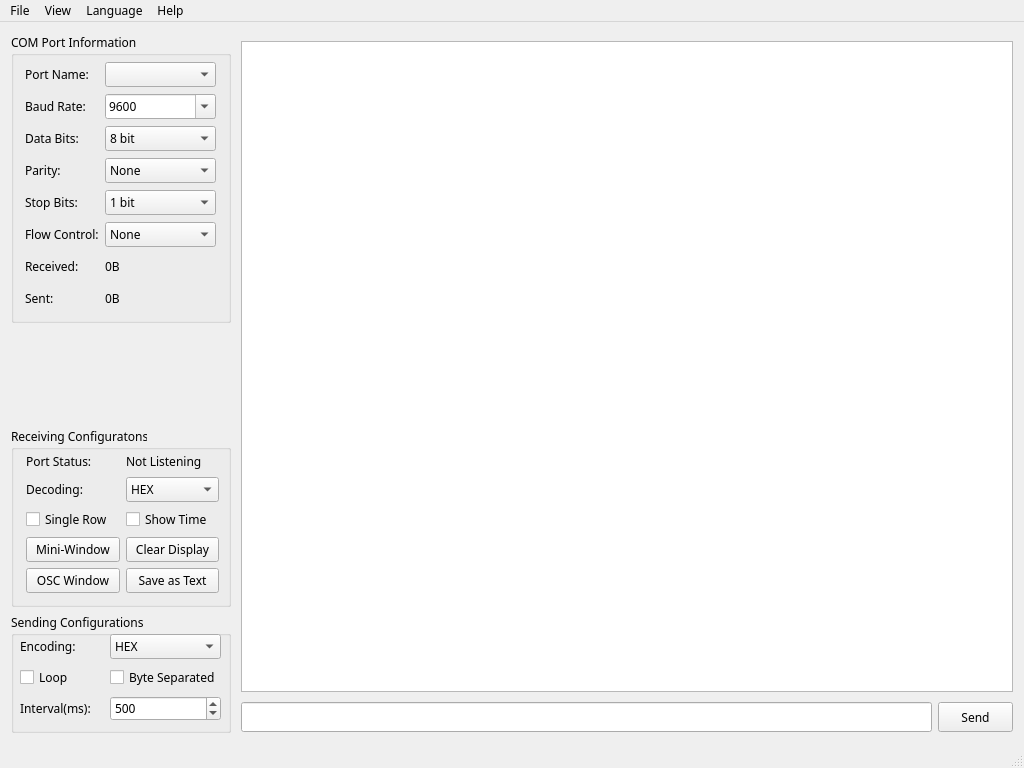
<?xml version="1.0" encoding="UTF-8"?>
<ui version="4.0">
 <class>MainWindow</class>
 <widget class="QMainWindow" name="MainWindow">
  <property name="windowModality">
   <enum>Qt::NonModal</enum>
  </property>
  <property name="geometry">
   <rect>
    <x>0</x>
    <y>0</y>
    <width>1024</width>
    <height>768</height>
   </rect>
  </property>
  <property name="font">
   <font>
    <family>微软雅黑</family>
   </font>
  </property>
  <property name="windowTitle">
   <string>COM Port Tool Plus</string>
  </property>
  <property name="styleSheet">
   <string notr="true"/>
  </property>
  <widget class="QWidget" name="centralWidget">
   <layout class="QFormLayout" name="formLayout">
    <item row="0" column="1">
     <layout class="QGridLayout" name="gridLayoutDisplay">
      <property name="topMargin">
       <number>8</number>
      </property>
      <property name="rightMargin">
       <number>0</number>
      </property>
      <property name="bottomMargin">
       <number>3</number>
      </property>
      <item row="0" column="0">
       <widget class="QTextBrowser" name="textBrowserRecieved">
        <property name="minimumSize">
         <size>
          <width>220</width>
          <height>220</height>
         </size>
        </property>
        <property name="sizeIncrement">
         <size>
          <width>0</width>
          <height>0</height>
         </size>
        </property>
        <property name="font">
         <font>
          <pointsize>9</pointsize>
         </font>
        </property>
        <property name="cursor" stdset="0">
         <cursorShape>IBeamCursor</cursorShape>
        </property>
       </widget>
      </item>
      <item row="2" column="0">
       <layout class="QGridLayout" name="gridLayoutSend">
        <property name="topMargin">
         <number>4</number>
        </property>
        <property name="rightMargin">
         <number>0</number>
        </property>
        <item row="0" column="0">
         <layout class="QGridLayout" name="gridLayoutSendControl">
          <item row="0" column="1">
           <widget class="QPushButton" name="pushButtonSendData">
            <property name="sizePolicy">
             <sizepolicy hsizetype="Fixed" vsizetype="Fixed">
              <horstretch>0</horstretch>
              <verstretch>0</verstretch>
             </sizepolicy>
            </property>
            <property name="minimumSize">
             <size>
              <width>75</width>
              <height>30</height>
             </size>
            </property>
            <property name="maximumSize">
             <size>
              <width>75</width>
              <height>30</height>
             </size>
            </property>
            <property name="font">
             <font>
              <family>微软雅黑</family>
             </font>
            </property>
            <property name="text">
             <string>Send</string>
            </property>
           </widget>
          </item>
          <item row="0" column="0">
           <widget class="QLineEdit" name="lineEditDataToSend">
            <property name="minimumSize">
             <size>
              <width>0</width>
              <height>30</height>
             </size>
            </property>
            <property name="maximumSize">
             <size>
              <width>16777215</width>
              <height>30</height>
             </size>
            </property>
            <property name="font">
             <font>
              <pointsize>9</pointsize>
             </font>
            </property>
            <property name="maxLength">
             <number>32767</number>
            </property>
            <property name="clearButtonEnabled">
             <bool>true</bool>
            </property>
           </widget>
          </item>
         </layout>
        </item>
       </layout>
      </item>
     </layout>
    </item>
    <item row="0" column="0">
     <layout class="QGridLayout" name="gridLayoutLeft">
      <property name="rightMargin">
       <number>4</number>
      </property>
      <property name="bottomMargin">
       <number>2</number>
      </property>
      <item row="3" column="0">
       <widget class="QGroupBox" name="groupBoxRecieveSettings">
        <property name="sizePolicy">
         <sizepolicy hsizetype="Fixed" vsizetype="Fixed">
          <horstretch>0</horstretch>
          <verstretch>0</verstretch>
         </sizepolicy>
        </property>
        <property name="minimumSize">
         <size>
          <width>220</width>
          <height>180</height>
         </size>
        </property>
        <property name="maximumSize">
         <size>
          <width>220</width>
          <height>180</height>
         </size>
        </property>
        <property name="font">
         <font>
          <family>微软雅黑</family>
         </font>
        </property>
        <property name="title">
         <string>Receiving Configuratons</string>
        </property>
        <widget class="QWidget" name="layoutWidgetRecieveSettings_4">
         <property name="geometry">
          <rect>
           <x>10</x>
           <y>20</y>
           <width>203</width>
           <height>151</height>
          </rect>
         </property>
         <property name="font">
          <font>
           <family>微软雅黑</family>
          </font>
         </property>
         <layout class="QGridLayout" name="gridLayoutRecieveSettings">
          <property name="leftMargin">
           <number>5</number>
          </property>
          <property name="topMargin">
           <number>5</number>
          </property>
          <property name="rightMargin">
           <number>5</number>
          </property>
          <property name="bottomMargin">
           <number>5</number>
          </property>
          <item row="1" column="0">
           <widget class="QLabel" name="labelSendCodeSelection">
            <property name="text">
             <string>Decoding:</string>
            </property>
           </widget>
          </item>
          <item row="4" column="1">
           <widget class="QPushButton" name="pushButtonSaveAsText">
            <property name="sizePolicy">
             <sizepolicy hsizetype="Preferred" vsizetype="Preferred">
              <horstretch>0</horstretch>
              <verstretch>0</verstretch>
             </sizepolicy>
            </property>
            <property name="text">
             <string>Save as Text</string>
            </property>
           </widget>
          </item>
          <item row="4" column="0">
           <widget class="QPushButton" name="pushButtonOscWindow">
            <property name="font">
             <font>
              <family>微软雅黑</family>
             </font>
            </property>
            <property name="text">
             <string>OSC Window</string>
            </property>
           </widget>
          </item>
          <item row="2" column="1">
           <widget class="QCheckBox" name="checkBoxDisplayTime">
            <property name="sizePolicy">
             <sizepolicy hsizetype="Preferred" vsizetype="Preferred">
              <horstretch>0</horstretch>
              <verstretch>0</verstretch>
             </sizepolicy>
            </property>
            <property name="font">
             <font>
              <family>微软雅黑</family>
             </font>
            </property>
            <property name="text">
             <string>Show Time</string>
            </property>
           </widget>
          </item>
          <item row="2" column="0">
           <widget class="QCheckBox" name="checkBoxSingleLine">
            <property name="font">
             <font>
              <family>微软雅黑</family>
             </font>
            </property>
            <property name="text">
             <string>Single Row</string>
            </property>
            <property name="checked">
             <bool>false</bool>
            </property>
           </widget>
          </item>
          <item row="3" column="1">
           <widget class="QPushButton" name="pushButtonClearDisplay">
            <property name="sizePolicy">
             <sizepolicy hsizetype="Preferred" vsizetype="Preferred">
              <horstretch>0</horstretch>
              <verstretch>0</verstretch>
             </sizepolicy>
            </property>
            <property name="minimumSize">
             <size>
              <width>0</width>
              <height>0</height>
             </size>
            </property>
            <property name="text">
             <string>Clear Display</string>
            </property>
           </widget>
          </item>
          <item row="3" column="0">
           <widget class="QPushButton" name="pushButtonMiniWindow">
            <property name="text">
             <string>Mini-Window</string>
            </property>
           </widget>
          </item>
          <item row="1" column="1">
           <widget class="QComboBox" name="comboBoxReceiveCodeSelection">
            <property name="sizePolicy">
             <sizepolicy hsizetype="Preferred" vsizetype="Preferred">
              <horstretch>0</horstretch>
              <verstretch>0</verstretch>
             </sizepolicy>
            </property>
            <property name="minimumSize">
             <size>
              <width>0</width>
              <height>25</height>
             </size>
            </property>
            <property name="maximumSize">
             <size>
              <width>16777215</width>
              <height>25</height>
             </size>
            </property>
            <item>
             <property name="text">
              <string>HEX</string>
             </property>
            </item>
            <item>
             <property name="text">
              <string>ASCII</string>
             </property>
            </item>
            <item>
             <property name="text">
              <string>DEC</string>
             </property>
            </item>
           </widget>
          </item>
          <item row="0" column="0">
           <widget class="QLabel" name="labelReceiveStatusLabe">
            <property name="text">
             <string>Port Status:</string>
            </property>
           </widget>
          </item>
          <item row="0" column="1">
           <widget class="QLabel" name="labelReceiveStatus">
            <property name="sizePolicy">
             <sizepolicy hsizetype="Preferred" vsizetype="Preferred">
              <horstretch>0</horstretch>
              <verstretch>0</verstretch>
             </sizepolicy>
            </property>
            <property name="text">
             <string>Not Listening</string>
            </property>
           </widget>
          </item>
         </layout>
        </widget>
       </widget>
      </item>
      <item row="0" column="0">
       <widget class="QGroupBox" name="groupBoxSerialSettings">
        <property name="sizePolicy">
         <sizepolicy hsizetype="Expanding" vsizetype="Expanding">
          <horstretch>0</horstretch>
          <verstretch>0</verstretch>
         </sizepolicy>
        </property>
        <property name="minimumSize">
         <size>
          <width>220</width>
          <height>290</height>
         </size>
        </property>
        <property name="maximumSize">
         <size>
          <width>220</width>
          <height>290</height>
         </size>
        </property>
        <property name="font">
         <font>
          <family>微软雅黑</family>
         </font>
        </property>
        <property name="title">
         <string>COM Port Information</string>
        </property>
        <widget class="QWidget" name="layoutWidgetSerialSettings_4">
         <property name="geometry">
          <rect>
           <x>9</x>
           <y>23</y>
           <width>201</width>
           <height>264</height>
          </rect>
         </property>
         <property name="font">
          <font>
           <family>微软雅黑</family>
          </font>
         </property>
         <layout class="QGridLayout" name="gridLayoutSerialSettings">
          <property name="leftMargin">
           <number>5</number>
          </property>
          <property name="topMargin">
           <number>5</number>
          </property>
          <property name="rightMargin">
           <number>5</number>
          </property>
          <property name="bottomMargin">
           <number>5</number>
          </property>
          <item row="0" column="0">
           <widget class="QLabel" name="labelPort">
            <property name="sizePolicy">
             <sizepolicy hsizetype="Fixed" vsizetype="Fixed">
              <horstretch>0</horstretch>
              <verstretch>0</verstretch>
             </sizepolicy>
            </property>
            <property name="minimumSize">
             <size>
              <width>0</width>
              <height>25</height>
             </size>
            </property>
            <property name="font">
             <font>
              <family>微软雅黑</family>
             </font>
            </property>
            <property name="text">
             <string>Port Name:</string>
            </property>
           </widget>
          </item>
          <item row="1" column="0">
           <widget class="QLabel" name="labelBoundrate">
            <property name="sizePolicy">
             <sizepolicy hsizetype="Fixed" vsizetype="Fixed">
              <horstretch>0</horstretch>
              <verstretch>0</verstretch>
             </sizepolicy>
            </property>
            <property name="minimumSize">
             <size>
              <width>0</width>
              <height>25</height>
             </size>
            </property>
            <property name="font">
             <font>
              <family>微软雅黑</family>
             </font>
            </property>
            <property name="text">
             <string>Baud Rate:</string>
            </property>
           </widget>
          </item>
          <item row="1" column="1">
           <widget class="QComboBox" name="comboBoxBoundrate">
            <property name="sizePolicy">
             <sizepolicy hsizetype="Preferred" vsizetype="Preferred">
              <horstretch>0</horstretch>
              <verstretch>0</verstretch>
             </sizepolicy>
            </property>
            <property name="font">
             <font>
              <family>微软雅黑</family>
             </font>
            </property>
            <property name="inputMethodHints">
             <set>Qt::ImhNone</set>
            </property>
            <property name="editable">
             <bool>true</bool>
            </property>
            <property name="currentText">
             <string>9600</string>
            </property>
            <item>
             <property name="text">
              <string>9600</string>
             </property>
            </item>
            <item>
             <property name="text">
              <string>14400</string>
             </property>
            </item>
            <item>
             <property name="text">
              <string>19200</string>
             </property>
            </item>
            <item>
             <property name="text">
              <string>38400</string>
             </property>
            </item>
            <item>
             <property name="text">
              <string>57600</string>
             </property>
            </item>
            <item>
             <property name="text">
              <string>115200</string>
             </property>
            </item>
           </widget>
          </item>
          <item row="0" column="1">
           <widget class="QComboBox" name="comboBoxPort">
            <property name="sizePolicy">
             <sizepolicy hsizetype="Preferred" vsizetype="Preferred">
              <horstretch>0</horstretch>
              <verstretch>0</verstretch>
             </sizepolicy>
            </property>
            <property name="minimumSize">
             <size>
              <width>50</width>
              <height>25</height>
             </size>
            </property>
            <property name="font">
             <font>
              <family>微软雅黑</family>
             </font>
            </property>
           </widget>
          </item>
          <item row="3" column="0">
           <widget class="QLabel" name="labelParity">
            <property name="sizePolicy">
             <sizepolicy hsizetype="Fixed" vsizetype="Fixed">
              <horstretch>0</horstretch>
              <verstretch>0</verstretch>
             </sizepolicy>
            </property>
            <property name="minimumSize">
             <size>
              <width>0</width>
              <height>25</height>
             </size>
            </property>
            <property name="font">
             <font>
              <family>微软雅黑</family>
             </font>
            </property>
            <property name="text">
             <string>Parity:</string>
            </property>
           </widget>
          </item>
          <item row="2" column="1">
           <widget class="QComboBox" name="comboBoxDataBit">
            <property name="sizePolicy">
             <sizepolicy hsizetype="Preferred" vsizetype="Preferred">
              <horstretch>0</horstretch>
              <verstretch>0</verstretch>
             </sizepolicy>
            </property>
            <property name="font">
             <font>
              <family>微软雅黑</family>
             </font>
            </property>
            <item>
             <property name="text">
              <string>8 bit</string>
             </property>
            </item>
            <item>
             <property name="text">
              <string>5 bit</string>
             </property>
            </item>
            <item>
             <property name="text">
              <string>6 bit</string>
             </property>
            </item>
            <item>
             <property name="text">
              <string>7 bit</string>
             </property>
            </item>
           </widget>
          </item>
          <item row="2" column="0">
           <widget class="QLabel" name="labelDataBit">
            <property name="sizePolicy">
             <sizepolicy hsizetype="Fixed" vsizetype="Fixed">
              <horstretch>0</horstretch>
              <verstretch>0</verstretch>
             </sizepolicy>
            </property>
            <property name="minimumSize">
             <size>
              <width>0</width>
              <height>25</height>
             </size>
            </property>
            <property name="font">
             <font>
              <family>微软雅黑</family>
             </font>
            </property>
            <property name="text">
             <string>Data Bits:</string>
            </property>
           </widget>
          </item>
          <item row="4" column="1">
           <widget class="QComboBox" name="comboBoxStopBit">
            <property name="sizePolicy">
             <sizepolicy hsizetype="Preferred" vsizetype="Preferred">
              <horstretch>0</horstretch>
              <verstretch>0</verstretch>
             </sizepolicy>
            </property>
            <property name="font">
             <font>
              <family>微软雅黑</family>
             </font>
            </property>
            <item>
             <property name="text">
              <string>1 bit</string>
             </property>
            </item>
            <item>
             <property name="text">
              <string>1.5 bit</string>
             </property>
            </item>
            <item>
             <property name="text">
              <string>2 bit</string>
             </property>
            </item>
           </widget>
          </item>
          <item row="3" column="1">
           <widget class="QComboBox" name="comboBoxParity">
            <property name="sizePolicy">
             <sizepolicy hsizetype="Preferred" vsizetype="Preferred">
              <horstretch>0</horstretch>
              <verstretch>0</verstretch>
             </sizepolicy>
            </property>
            <property name="font">
             <font>
              <family>微软雅黑</family>
             </font>
            </property>
            <item>
             <property name="text">
              <string>None</string>
             </property>
            </item>
            <item>
             <property name="text">
              <string>Even</string>
             </property>
            </item>
            <item>
             <property name="text">
              <string>Odd</string>
             </property>
            </item>
            <item>
             <property name="text">
              <string>Space</string>
             </property>
            </item>
            <item>
             <property name="text">
              <string>Mark</string>
             </property>
            </item>
           </widget>
          </item>
          <item row="4" column="0">
           <widget class="QLabel" name="labelStopBit">
            <property name="sizePolicy">
             <sizepolicy hsizetype="Fixed" vsizetype="Fixed">
              <horstretch>0</horstretch>
              <verstretch>0</verstretch>
             </sizepolicy>
            </property>
            <property name="minimumSize">
             <size>
              <width>0</width>
              <height>25</height>
             </size>
            </property>
            <property name="font">
             <font>
              <family>微软雅黑</family>
             </font>
            </property>
            <property name="text">
             <string>Stop Bits:</string>
            </property>
           </widget>
          </item>
          <item row="5" column="0">
           <widget class="QLabel" name="labelFlowControl">
            <property name="sizePolicy">
             <sizepolicy hsizetype="Fixed" vsizetype="Fixed">
              <horstretch>0</horstretch>
              <verstretch>0</verstretch>
             </sizepolicy>
            </property>
            <property name="minimumSize">
             <size>
              <width>0</width>
              <height>25</height>
             </size>
            </property>
            <property name="font">
             <font>
              <family>微软雅黑</family>
             </font>
            </property>
            <property name="text">
             <string>Flow Control:</string>
            </property>
           </widget>
          </item>
          <item row="5" column="1">
           <widget class="QComboBox" name="comboBoxFlowControl">
            <property name="sizePolicy">
             <sizepolicy hsizetype="Preferred" vsizetype="Preferred">
              <horstretch>0</horstretch>
              <verstretch>0</verstretch>
             </sizepolicy>
            </property>
            <property name="font">
             <font>
              <family>微软雅黑</family>
             </font>
            </property>
            <item>
             <property name="text">
              <string>None</string>
             </property>
            </item>
            <item>
             <property name="text">
              <string>Hardware</string>
             </property>
            </item>
            <item>
             <property name="text">
              <string>Software</string>
             </property>
            </item>
           </widget>
          </item>
          <item row="6" column="0">
           <widget class="QLabel" name="labelReceiveCountLabel">
            <property name="sizePolicy">
             <sizepolicy hsizetype="Preferred" vsizetype="Fixed">
              <horstretch>0</horstretch>
              <verstretch>0</verstretch>
             </sizepolicy>
            </property>
            <property name="minimumSize">
             <size>
              <width>0</width>
              <height>25</height>
             </size>
            </property>
            <property name="text">
             <string>Received:</string>
            </property>
           </widget>
          </item>
          <item row="7" column="0">
           <widget class="QLabel" name="labelSendCountLabel">
            <property name="sizePolicy">
             <sizepolicy hsizetype="Preferred" vsizetype="Fixed">
              <horstretch>0</horstretch>
              <verstretch>0</verstretch>
             </sizepolicy>
            </property>
            <property name="minimumSize">
             <size>
              <width>0</width>
              <height>25</height>
             </size>
            </property>
            <property name="text">
             <string>Sent:</string>
            </property>
           </widget>
          </item>
          <item row="6" column="1">
           <widget class="QLabel" name="labelReceiveCount">
            <property name="text">
             <string>0B</string>
            </property>
           </widget>
          </item>
          <item row="7" column="1">
           <widget class="QLabel" name="labelSendCount">
            <property name="text">
             <string>0B</string>
            </property>
           </widget>
          </item>
         </layout>
        </widget>
       </widget>
      </item>
      <item row="1" column="0">
       <spacer name="verticalSpacer">
        <property name="font">
         <font>
          <family>微软雅黑</family>
         </font>
        </property>
        <property name="orientation">
         <enum>Qt::Vertical</enum>
        </property>
        <property name="sizeHint" stdset="0">
         <size>
          <width>20</width>
          <height>999999999</height>
         </size>
        </property>
       </spacer>
      </item>
      <item row="5" column="0">
       <widget class="QGroupBox" name="groupBoxSendSettings">
        <property name="sizePolicy">
         <sizepolicy hsizetype="Fixed" vsizetype="Fixed">
          <horstretch>0</horstretch>
          <verstretch>0</verstretch>
         </sizepolicy>
        </property>
        <property name="minimumSize">
         <size>
          <width>220</width>
          <height>120</height>
         </size>
        </property>
        <property name="maximumSize">
         <size>
          <width>220</width>
          <height>130</height>
         </size>
        </property>
        <property name="font">
         <font>
          <family>微软雅黑</family>
         </font>
        </property>
        <property name="title">
         <string>Sending Configurations</string>
        </property>
        <widget class="QWidget" name="layoutWidgetSendSettings_4">
         <property name="geometry">
          <rect>
           <x>9</x>
           <y>20</y>
           <width>201</width>
           <height>91</height>
          </rect>
         </property>
         <property name="font">
          <font>
           <family>微软雅黑</family>
          </font>
         </property>
         <layout class="QGridLayout" name="gridLayoutSendSettings">
          <property name="leftMargin">
           <number>0</number>
          </property>
          <property name="topMargin">
           <number>0</number>
          </property>
          <property name="rightMargin">
           <number>0</number>
          </property>
          <property name="bottomMargin">
           <number>0</number>
          </property>
          <item row="2" column="0">
           <widget class="QLabel" name="labelLoopInterval">
            <property name="sizePolicy">
             <sizepolicy hsizetype="Preferred" vsizetype="Preferred">
              <horstretch>0</horstretch>
              <verstretch>0</verstretch>
             </sizepolicy>
            </property>
            <property name="font">
             <font>
              <family>微软雅黑</family>
             </font>
            </property>
            <property name="text">
             <string>Interval(ms):</string>
            </property>
           </widget>
          </item>
          <item row="1" column="0">
           <widget class="QCheckBox" name="checkBoxRepeatTrans">
            <property name="sizePolicy">
             <sizepolicy hsizetype="Preferred" vsizetype="Fixed">
              <horstretch>0</horstretch>
              <verstretch>0</verstretch>
             </sizepolicy>
            </property>
            <property name="font">
             <font>
              <family>微软雅黑</family>
             </font>
            </property>
            <property name="text">
             <string>Loop</string>
            </property>
           </widget>
          </item>
          <item row="2" column="1">
           <widget class="QSpinBox" name="spinBoxLoopInterval">
            <property name="sizePolicy">
             <sizepolicy hsizetype="Preferred" vsizetype="Preferred">
              <horstretch>0</horstretch>
              <verstretch>0</verstretch>
             </sizepolicy>
            </property>
            <property name="minimumSize">
             <size>
              <width>0</width>
              <height>25</height>
             </size>
            </property>
            <property name="maximumSize">
             <size>
              <width>16777215</width>
              <height>25</height>
             </size>
            </property>
            <property name="font">
             <font>
              <family>微软雅黑</family>
             </font>
            </property>
            <property name="minimum">
             <number>10</number>
            </property>
            <property name="maximum">
             <number>999999999</number>
            </property>
            <property name="value">
             <number>500</number>
            </property>
           </widget>
          </item>
          <item row="0" column="1">
           <widget class="QComboBox" name="comboBoxSendCodeSelection">
            <property name="sizePolicy">
             <sizepolicy hsizetype="Preferred" vsizetype="Preferred">
              <horstretch>0</horstretch>
              <verstretch>0</verstretch>
             </sizepolicy>
            </property>
            <property name="minimumSize">
             <size>
              <width>0</width>
              <height>25</height>
             </size>
            </property>
            <property name="maximumSize">
             <size>
              <width>16777215</width>
              <height>25</height>
             </size>
            </property>
            <property name="font">
             <font>
              <family>微软雅黑</family>
             </font>
            </property>
            <property name="editable">
             <bool>false</bool>
            </property>
            <property name="currentText">
             <string>HEX</string>
            </property>
            <item>
             <property name="text">
              <string>HEX</string>
             </property>
            </item>
            <item>
             <property name="text">
              <string>ASCII</string>
             </property>
            </item>
           </widget>
          </item>
          <item row="0" column="0">
           <widget class="QLabel" name="labelSendCodeSelection_2">
            <property name="sizePolicy">
             <sizepolicy hsizetype="Preferred" vsizetype="Preferred">
              <horstretch>0</horstretch>
              <verstretch>0</verstretch>
             </sizepolicy>
            </property>
            <property name="text">
             <string>Encoding:</string>
            </property>
           </widget>
          </item>
          <item row="1" column="1">
           <widget class="QCheckBox" name="checkBoxSeparation">
            <property name="text">
             <string>Byte Separated</string>
            </property>
           </widget>
          </item>
         </layout>
        </widget>
       </widget>
      </item>
     </layout>
    </item>
   </layout>
  </widget>
  <widget class="QMenuBar" name="menuBar">
   <property name="geometry">
    <rect>
     <x>0</x>
     <y>0</y>
     <width>1024</width>
     <height>23</height>
    </rect>
   </property>
   <widget class="QMenu" name="menuFile">
    <property name="title">
     <string>File</string>
    </property>
    <addaction name="actionNewWindow"/>
    <addaction name="separator"/>
    <addaction name="actionRefreshPortList"/>
    <addaction name="separator"/>
    <addaction name="actionQuit"/>
   </widget>
   <widget class="QMenu" name="menuEdit">
    <property name="title">
     <string>View</string>
    </property>
    <addaction name="actionMiniWindow"/>
    <addaction name="separator"/>
    <addaction name="actionClearDisplay"/>
   </widget>
   <widget class="QMenu" name="menuHelp">
    <property name="title">
     <string>Help</string>
    </property>
    <addaction name="actionAbout"/>
   </widget>
   <widget class="QMenu" name="menuLanguage">
    <property name="title">
     <string>Language</string>
    </property>
    <addaction name="actionEnglish"/>
    <addaction name="actionChinese"/>
   </widget>
   <addaction name="menuFile"/>
   <addaction name="menuEdit"/>
   <addaction name="menuLanguage"/>
   <addaction name="menuHelp"/>
  </widget>
  <widget class="QStatusBar" name="statusBar"/>
  <action name="actionNewWindow">
   <property name="text">
    <string>New Window(Ctrl+N)</string>
   </property>
  </action>
  <action name="actionQuit">
   <property name="text">
    <string>Quit(Esc)</string>
   </property>
  </action>
  <action name="actionRefreshPortList">
   <property name="text">
    <string>Refresh COM Port List(Ctrl+R)</string>
   </property>
   <property name="toolTip">
    <string>Refresh COM Port List</string>
   </property>
  </action>
  <action name="actionMiniWindow">
   <property name="text">
    <string>Minimum Window</string>
   </property>
  </action>
  <action name="actionAbout">
   <property name="text">
    <string>About</string>
   </property>
  </action>
  <action name="actionClearDisplay">
   <property name="text">
    <string>Clear Display</string>
   </property>
   <property name="toolTip">
    <string>Clear Display</string>
   </property>
  </action>
  <action name="actionEnglish">
   <property name="checkable">
    <bool>true</bool>
   </property>
   <property name="text">
    <string>English</string>
   </property>
  </action>
  <action name="actionChinese">
   <property name="checkable">
    <bool>true</bool>
   </property>
   <property name="text">
    <string>Simplified Chinese</string>
   </property>
  </action>
 </widget>
 <layoutdefault spacing="6" margin="11"/>
 <resources/>
 <connections/>
</ui>
